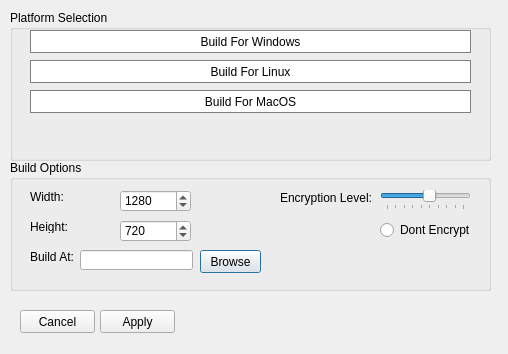
<?xml version="1.0" encoding="UTF-8"?>
<ui version="4.0">
 <class>BuildOptions</class>
 <widget class="QDialog" name="BuildOptions">
  <property name="geometry">
   <rect>
    <x>0</x>
    <y>0</y>
    <width>508</width>
    <height>354</height>
   </rect>
  </property>
  <property name="windowTitle">
   <string>Build Options</string>
  </property>
  <widget class="QGroupBox" name="groupBox">
   <property name="geometry">
    <rect>
     <x>10</x>
     <y>160</y>
     <width>481</width>
     <height>131</height>
    </rect>
   </property>
   <property name="title">
    <string>Build Options</string>
   </property>
   <property name="flat">
    <bool>false</bool>
   </property>
   <property name="checkable">
    <bool>false</bool>
   </property>
   <widget class="QLabel" name="label">
    <property name="geometry">
     <rect>
      <x>20</x>
      <y>30</y>
      <width>46</width>
      <height>13</height>
     </rect>
    </property>
    <property name="text">
     <string>Width:</string>
    </property>
   </widget>
   <widget class="QLabel" name="label_2">
    <property name="geometry">
     <rect>
      <x>20</x>
      <y>60</y>
      <width>46</width>
      <height>13</height>
     </rect>
    </property>
    <property name="text">
     <string>Height:</string>
    </property>
   </widget>
   <widget class="QSpinBox" name="WidthSpinBox">
    <property name="geometry">
     <rect>
      <x>110</x>
      <y>30</y>
      <width>71</width>
      <height>22</height>
     </rect>
    </property>
    <property name="toolTip">
     <string>&lt;html&gt;&lt;head/&gt;&lt;body&gt;&lt;p&gt;This is the starting width for the window&lt;/p&gt;&lt;/body&gt;&lt;/html&gt;</string>
    </property>
    <property name="maximum">
     <number>99999</number>
    </property>
    <property name="value">
     <number>1280</number>
    </property>
   </widget>
   <widget class="QSpinBox" name="HeightSpinBox">
    <property name="geometry">
     <rect>
      <x>110</x>
      <y>60</y>
      <width>71</width>
      <height>22</height>
     </rect>
    </property>
    <property name="toolTip">
     <string>&lt;html&gt;&lt;head/&gt;&lt;body&gt;&lt;p&gt;This is the starting height for the window&lt;/p&gt;&lt;/body&gt;&lt;/html&gt;</string>
    </property>
    <property name="maximum">
     <number>99999</number>
    </property>
    <property name="value">
     <number>720</number>
    </property>
   </widget>
   <widget class="QLineEdit" name="BuildLocation">
    <property name="geometry">
     <rect>
      <x>70</x>
      <y>90</y>
      <width>113</width>
      <height>20</height>
     </rect>
    </property>
   </widget>
   <widget class="QLabel" name="label_3">
    <property name="geometry">
     <rect>
      <x>20</x>
      <y>90</y>
      <width>46</width>
      <height>13</height>
     </rect>
    </property>
    <property name="text">
     <string>Build At:</string>
    </property>
   </widget>
   <widget class="QPushButton" name="pushButton">
    <property name="geometry">
     <rect>
      <x>190</x>
      <y>90</y>
      <width>61</width>
      <height>23</height>
     </rect>
    </property>
    <property name="text">
     <string>Browse</string>
    </property>
   </widget>
   <widget class="QLabel" name="label_4">
    <property name="geometry">
     <rect>
      <x>270</x>
      <y>30</y>
      <width>91</width>
      <height>16</height>
     </rect>
    </property>
    <property name="text">
     <string>Encryption Level:</string>
    </property>
   </widget>
   <widget class="QSlider" name="horizontalSlider">
    <property name="geometry">
     <rect>
      <x>370</x>
      <y>30</y>
      <width>91</width>
      <height>20</height>
     </rect>
    </property>
    <property name="toolTip">
     <string>&lt;html&gt;&lt;head/&gt;&lt;body&gt;&lt;p&gt;This is how well the game data(.cgd) file is encrypted. Lowest has less encryption making it faster to start the game but making it easyer to decrypt. Highest has the greatest encryption making the start of the game slower but making it harder to decrypt.&lt;/p&gt;&lt;/body&gt;&lt;/html&gt;</string>
    </property>
    <property name="minimum">
     <number>0</number>
    </property>
    <property name="maximum">
     <number>9</number>
    </property>
    <property name="value">
     <number>5</number>
    </property>
    <property name="orientation">
     <enum>Qt::Horizontal</enum>
    </property>
    <property name="invertedAppearance">
     <bool>false</bool>
    </property>
    <property name="tickPosition">
     <enum>QSlider::TicksBelow</enum>
    </property>
   </widget>
   <widget class="QRadioButton" name="radioButton">
    <property name="geometry">
     <rect>
      <x>370</x>
      <y>60</y>
      <width>91</width>
      <height>20</height>
     </rect>
    </property>
    <property name="toolTip">
     <string>&lt;html&gt;&lt;head/&gt;&lt;body&gt;&lt;p&gt;This will disable encryption for the .cgd file causeing the .cgd file to be in raw text. &lt;span style=&quot; font-weight:600; color:#ff0000;&quot;&gt;Not recommended&lt;/span&gt; because anyone could edit the .cgd file.&lt;/p&gt;&lt;/body&gt;&lt;/html&gt;</string>
    </property>
    <property name="text">
     <string>Dont Encrypt</string>
    </property>
   </widget>
  </widget>
  <widget class="QPushButton" name="CancelButton">
   <property name="geometry">
    <rect>
     <x>20</x>
     <y>310</y>
     <width>75</width>
     <height>23</height>
    </rect>
   </property>
   <property name="text">
    <string>Cancel</string>
   </property>
  </widget>
  <widget class="QPushButton" name="ApplyButton">
   <property name="geometry">
    <rect>
     <x>100</x>
     <y>310</y>
     <width>75</width>
     <height>23</height>
    </rect>
   </property>
   <property name="text">
    <string>Apply</string>
   </property>
  </widget>
  <widget class="QGroupBox" name="groupBox_2">
   <property name="geometry">
    <rect>
     <x>10</x>
     <y>10</y>
     <width>481</width>
     <height>151</height>
    </rect>
   </property>
   <property name="title">
    <string>Platform Selection</string>
   </property>
   <widget class="QPushButton" name="pushButton_2">
    <property name="geometry">
     <rect>
      <x>20</x>
      <y>20</y>
      <width>441</width>
      <height>23</height>
     </rect>
    </property>
    <property name="styleSheet">
     <string notr="true">QPushButton#pushButton_2
{
	border:1px solid grey;
background-color: rgb(255, 255, 255);
}

QPushButton#pushButton_2:checked
{
	background-color: rgb(180, 180, 180);
	color:white;
}</string>
    </property>
    <property name="text">
     <string>Build For Windows</string>
    </property>
    <property name="icon">
     <iconset resource="Resources.qrc">
      <normaloff>:/ico/icons/Windows_window_interface_microsoft.png</normaloff>:/ico/icons/Windows_window_interface_microsoft.png</iconset>
    </property>
    <property name="checkable">
     <bool>true</bool>
    </property>
    <property name="checked">
     <bool>false</bool>
    </property>
   </widget>
   <widget class="QPushButton" name="pushButton_3">
    <property name="geometry">
     <rect>
      <x>20</x>
      <y>50</y>
      <width>441</width>
      <height>23</height>
     </rect>
    </property>
    <property name="styleSheet">
     <string notr="true">QPushButton#pushButton_3
{
	border:1px solid grey;
background-color: rgb(255, 255, 255);
}

QPushButton#pushButton_3:checked
{
	background-color: rgb(180, 180, 180);
	color:white;
}</string>
    </property>
    <property name="text">
     <string>Build For Linux</string>
    </property>
    <property name="icon">
     <iconset resource="Resources.qrc">
      <normaloff>:/ico/icons/Tatice-Operating-Systems-Linux.ico</normaloff>:/ico/icons/Tatice-Operating-Systems-Linux.ico</iconset>
    </property>
    <property name="checkable">
     <bool>true</bool>
    </property>
    <property name="checked">
     <bool>false</bool>
    </property>
   </widget>
   <widget class="QPushButton" name="pushButton_4">
    <property name="geometry">
     <rect>
      <x>20</x>
      <y>80</y>
      <width>441</width>
      <height>23</height>
     </rect>
    </property>
    <property name="styleSheet">
     <string notr="true">QPushButton#pushButton_4
{
	border:1px solid grey;
background-color: rgb(255, 255, 255);
}

QPushButton#pushButton_4:checked
{
	background-color: rgb(180, 180, 180);
	color:white;
}</string>
    </property>
    <property name="text">
     <string>Build For MacOS</string>
    </property>
    <property name="icon">
     <iconset resource="Resources.qrc">
      <normaloff>:/ico/icons/mac_os.png</normaloff>:/ico/icons/mac_os.png</iconset>
    </property>
    <property name="checkable">
     <bool>true</bool>
    </property>
    <property name="checked">
     <bool>false</bool>
    </property>
   </widget>
  </widget>
 </widget>
 <resources>
  <include location="Resources.qrc"/>
 </resources>
 <connections/>
</ui>
